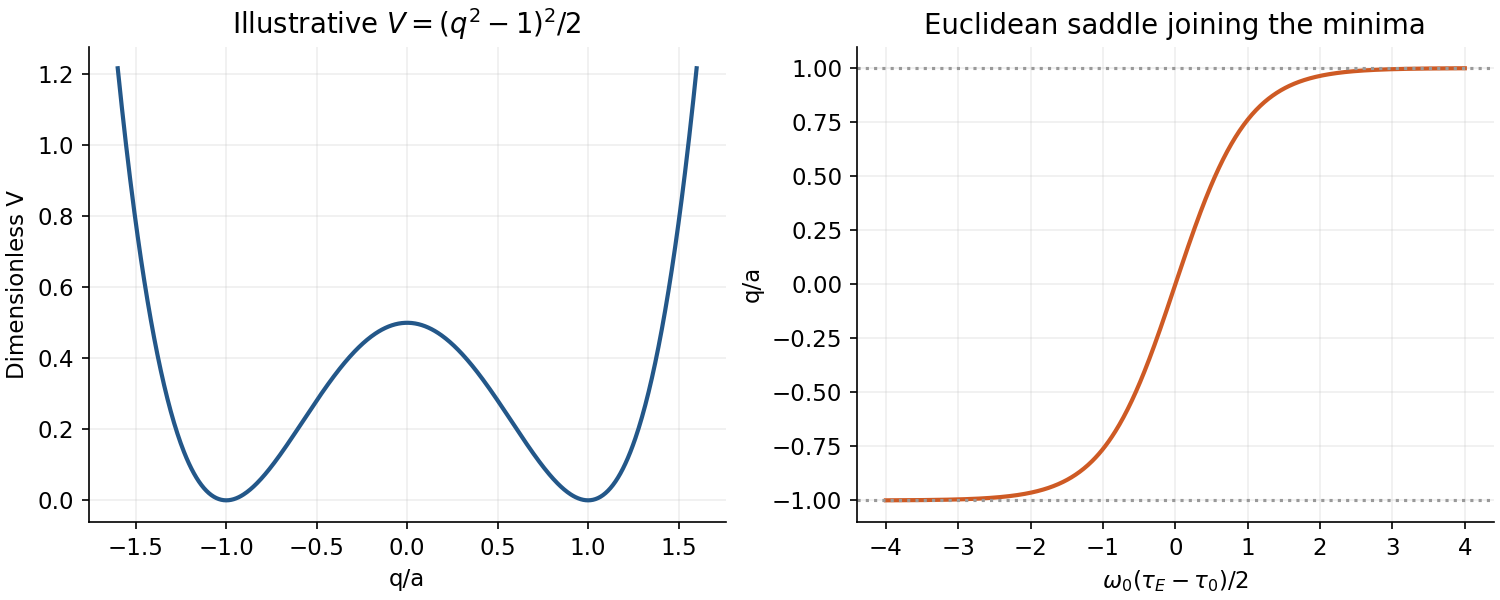

Write the Python code that produced this figure.
"""Original analytical illustration; Python3.14/NumPy2.3/Matplotlib3.10. Saves PNG basename to cwd."""
from pathlib import Path
import numpy as np
import matplotlib
matplotlib.use('Agg')
import matplotlib.pyplot as plt
plt.rcParams.update({'font.size':11,'axes.spines.top':False,'axes.spines.right':False})

fig,axes=plt.subplots(1,2,figsize=(10,4),layout='constrained')
x=np.linspace(-1.6,1.6,700);axes[0].plot(x,.5*(x*x-1)**2,color='#235789',lw=2);axes[0].set(xlabel='q/a',ylabel='Dimensionless V',title=r'Illustrative $V=(q^2-1)^2/2$');axes[0].grid(alpha=.2)
t=np.linspace(-4,4,700);axes[1].plot(t,np.tanh(t),color='#ce5a24',lw=2);axes[1].axhline(1,color='.6',ls=':');axes[1].axhline(-1,color='.6',ls=':');axes[1].set(xlabel=r'$\omega_0(\tau_E-\tau_0)/2$',ylabel='q/a',title='Euclidean saddle joining the minima');axes[1].grid(alpha=.2)
fig.savefig(Path(__file__).with_suffix('.png').name,dpi=150,facecolor='white')
